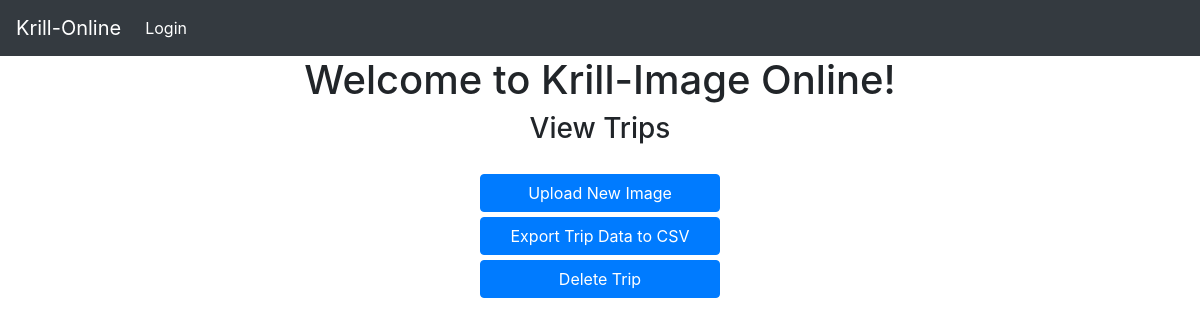
The page /view_trips/ on the database as committed earlier.
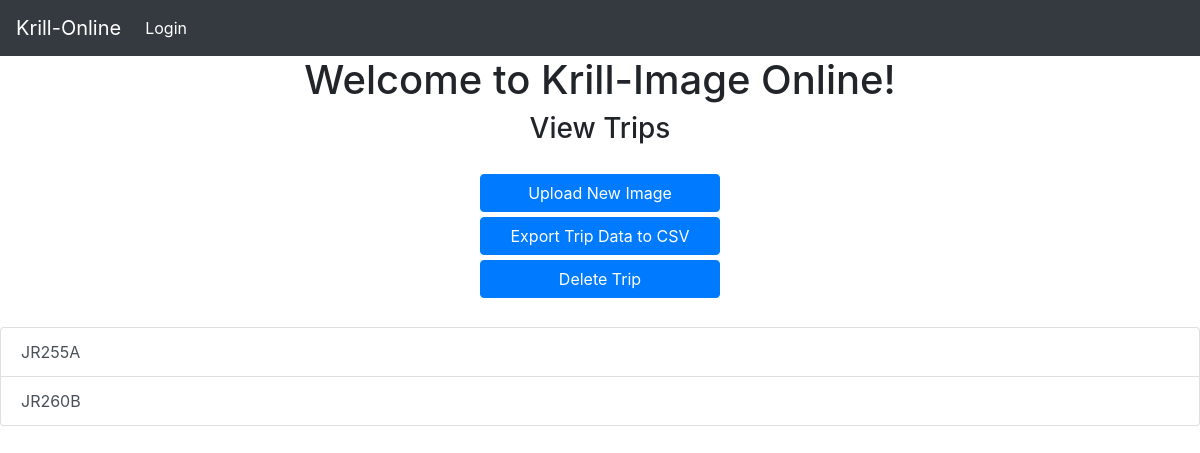
The same page on the database as committed later.
### KrillApp/models.py (models this page shows, shortened)
class Trip(models.Model):
    trip_name = models.CharField(primary_key=True,max_length=100,unique=True)
    user = models.ForeignKey(User, on_delete = models.CASCADE, null=False)
    created_on = models.DateTimeField(default=datetime.now)

### KrillApp/views.py (the view)
# urls.py: path("view_trips/",views.Get_User_Trips,name='view_trips'),
def Get_User_Trips(request):
    sql = 'SELECT * FROM Krillapp_trip;'
    trip_list = []
    trips = Trip.objects.raw(sql)
    for trip in trips:
        trip_list.append(str(trip.trip_name))
    return render(request ,'view_trips.html', {'trip_list':trip_list})

### KrillApp/templates/view_trips.html (shortened to what this page needs)
{% extends 'base.html' %}
{% load static %}
{% block content %}
<link rel="stylesheet" type="text/css" href="{% static 'KrillApp/view_trips.css' %}">
<h3>View Trips</h3>
<br />
    <div id ="view_trips_buttons">
        <a style="display:block" id="trip_button" class="btn btn-primary" href = "{% url 'upload_image_to_trip' %}">Upload New Image </a>
        <a style="display:block" id="export_to_csv" onclick="export_trip_to_csv()"  class="btn btn-primary">Export Trip Data to CSV</a>
        <a style="display:block" id="delete_trip" ajax-url = "{% url 'delete_trip' %}"  class="btn btn-primary">Delete Trip </a>
    </div>
<br />
<ul ajax-url = "{% url 'get_trip_image_list' %}" id="trip_list" class="list-group">
    {% for i in trip_list %}
    <li  class="list-group-item list-group-item-action">{{ i }}</li>
    {% endfor %}
</ul>
{% endblock %}

### KrillApp/templates/Base.html (shortened to what this page needs)
<!DOCTYPE html>
{% load static %}
<html>
<head>
    <link rel="stylesheet" href="https://maxcdn.bootstrapcdn.com/bootstrap/4.0.0-beta/css/bootstrap.min.css">
    <link rel="stylesheet" href="https://cdnjs.cloudflare.com/ajax/libs/jquery-confirm/3.3.2/jquery-confirm.min.css">
    <link rel="stylesheet" type="text/css" href="{% static 'KrillApp/base.css' %}">
</head>
<body>
    <nav class="navbar navbar-expand-sm bg-dark navbar-dark">
        <a class="navbar-brand" href="{% url 'home' %}">Krill-Online</a>
        <ul class="navbar-nav">
            {% if user.is_authenticated %}
            <li class="nav-item active">
                <a class="nav-link" href="{% url 'create_trip' %}">Create Trip</a>
            </li>
            <li class="nav-item active">
                <a class="nav-link" href="{% url 'view_trips' %}">View Trips</a>
            </li>
            <li class="nav-item active">
                <a class="nav-link" href="{% url 'via' %}">Annotate Images</a>
            </li>
            <li class="nav-item active">
                <a class="nav-link" href="{% url 'logout' %}">Logout</a>
            </li>
            {% else %}
            <li class="nav-item active">
                <a class="nav-link" href="{% url 'login' %}">Login</a>
            </li>
            {% endif %}
        </ul>
    </nav>
    <div class="center">
        <h1> Welcome to Krill-Image Online! </h1>
    </div>
    {% block content %}
    {% endblock %}
</body>
</html>

### KrillApp/static/KrillApp/base.css (style rules this page uses)
.center { margin: 0 auto; text-align: center; }

### KrillApp/static/KrillApp/view_trips.css (style rules this page uses)
h3 { margin: 0 auto; text-align: center; }
#view_trips_buttons { margin: 0 auto; text-align: center; color:white; width: 20%; margin: 0 auto; }
.btn-primary { margin: 2% 0; cursor: pointer; }

Rows that differ between the two databases and show on the page:
added Trip: trip_list "JR255A"
added Trip: trip_list "JR260B"
